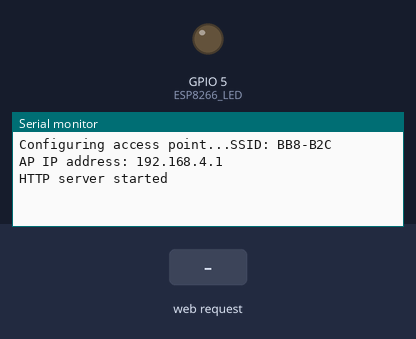
Recording of a sketch running on a simulated ESP8266 (NodeMCU). Parts: output pins drawn as LEDs (lit = HIGH), the last lines printed to the serial monitor. Inputs (shaded band) come from the test bench.

Above: at 11.2 s.
11.3 s: HTTP request GET / received
At 11.7 s:
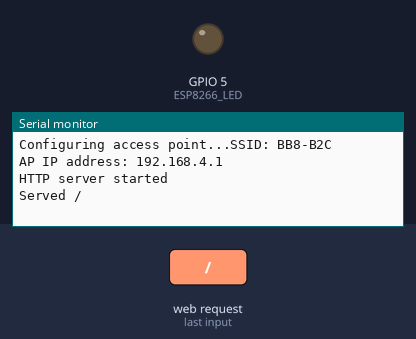
12.8 s: HTTP request GET /rover received
At 14.0 s:
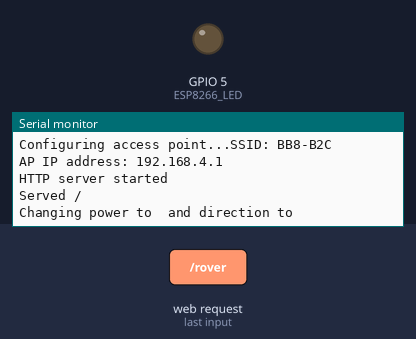
14.3 s: HTTP request GET /acceleration received
At 15.2 s:
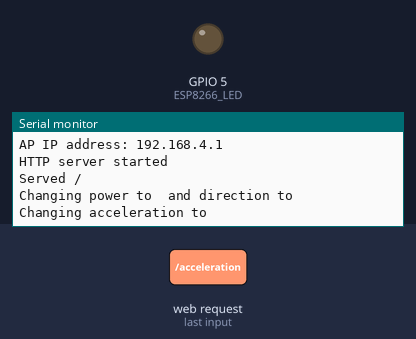

Measured:
- after the input at 11.3 s, the serial monitor: prints a new line at once (image 1)
- after the input at 12.8 s, the serial monitor: prints a new line at once (image 2)
- after the input at 14.3 s, the serial monitor: prints a new line at once (image 3)

The sketch:

BB8.ino
```cpp
#include <ESP8266WiFi.h>
#include <ESP8266WebServer.h>
#include "webpages.h"

ESP8266WebServer server(80);

#define ESP8266_LED 5

void handleRoot() {
	server.send(200, "text/html", index_html);
  Serial.println("Served /");
}

void handleRover() {
  String power = server.arg("power");
  String direction = server.arg("direction");
  Serial.println("Changing power to " + power + " and direction to " + direction);
}

void handleAcceleration() {
  String acceleration = server.arg("value");
  Serial.println("Changing acceleration to " + acceleration);
}

void initWiFi() {
  Serial.begin(115200);
  Serial.println();
  Serial.print("Configuring access point...");

  uint8_t mac[WL_MAC_ADDR_LENGTH];
  WiFi.macAddress(mac);
  String ssid = "BB8-" + String(mac[WL_MAC_ADDR_LENGTH - 2], HEX) +
                 String(mac[WL_MAC_ADDR_LENGTH - 1], HEX);
  ssid.toUpperCase();
  char* ssidChar = new char[ssid.length()];
  ssid.toCharArray(ssidChar, ssid.length());
  Serial.print("SSID: ");
  Serial.println(ssidChar);

  WiFi.softAP(ssidChar);
  IPAddress myIP = WiFi.softAPIP();
  Serial.print("AP IP address: ");
  Serial.println(myIP);
  WiFi.printDiag(Serial);
  server.on("/", handleRoot);
  server.on("/rover", handleRover);
  server.on("/acceleration", handleAcceleration);
  server.begin();
  Serial.println("HTTP server started");
}

void setup() {
	delay(10000);
  initWiFi();
  pinMode(ESP8266_LED, OUTPUT);
}

void loop() {
	server.handleClient();
}
```

webpages.h
```cpp
const char* index_html = ""
"<html>"
"<style>"
"#touchPad {"
"  border:2px;"
"  border-style:solid;"
"  border-color:black;"
"  width:100%;"
"  height:0;"
"  padding-bottom:100%;"
"}"
"</style>"
"<body>"
"  <meta name='viewport' content='width=device-width,user-scalable=no'>"
"  <div id='touchPad'>"
"  </div>"
"  <div>"
"    Power :"
"    <input type='range' name='points' min='0' max='10' value='0' onchange=\"callBB8('/power?value=' + this.value)\">"
"  </div>"
"</body>"
"<script>"
"var xmlHttp = new XMLHttpRequest();"
"function callBB8(theUrl) {"
"  xmlHttp.open('GET', theUrl, true);"
"  xmlHttp.send(null);"
"}"
""
"var touchPad = document.getElementById('touchPad');"
"touchPad.addEventListener('touchstart', touchStart, false);"
"touchPad.addEventListener('touchmove', touchStart, false);"
"touchPad.addEventListener('touchend', touchEnd, false);"
"touchPad.addEventListener('mousedown', touchStart, false);"
"touchPad.addEventListener('mousemove', mouseMove, false);"
"touchPad.addEventListener('mouseup', touchEnd, false);"
""
"function mouseMove(event) {"
"  if (event.which > 0) {"
"    touchStart(event);"
"  }"
"}"
""
"function touchStart(event) {"
"  callBB8('/rover?left=' + event.clientX + '&right=' + event.clientY);"
"}"
""
"function touchEnd(event) {"
"  callBB8('/rover?left=0&right=0');"
"}"
"</script>"
"</html>";
```
